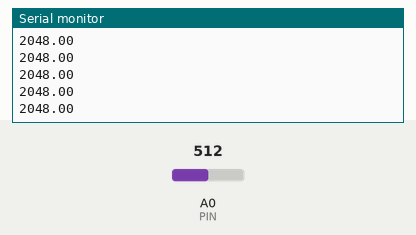
Recording of a sketch running on a simulated Arduino Zero (SAMD21). On the bench: the last lines printed to the serial monitor. The inputs (shaded band) are chosen by the test bench; at power-on: A0 (PIN) = 512 (analog values on the 0–1023 scale).

Above: at 1.2 s.
1.3 s: A0 (PIN) set to 716
At 1.8 s:
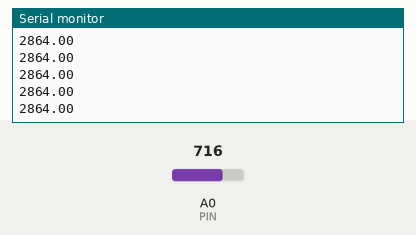
2.8 s: A0 (PIN) set to 900
At 3.3 s:
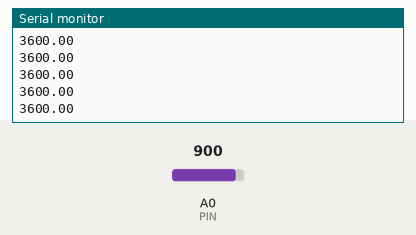
Timing chart, 0 to 5.8 s (numbered marks = the images above; inputs shaded):
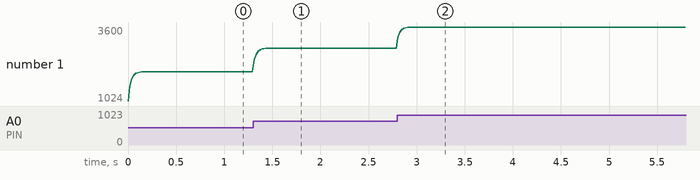

Measured:
- after the input at 1.3 s, the serial monitor: prints a new line at once (image 1)
- after the input at 2.8 s, the serial monitor: prints a new line at once (image 2)
- plotted number 1: 2048 → 2864 after the input at 1.3 s, 2864 → 3600 after the input at 2.8 s

The sketch:

basic_analog_read.ino
```cpp
int PIN = A0;
float val = 0;
float inputVal = 0;

void setup() {
  analogReadResolution(12); // Set analog resolution to 12 bits (default is 10 bits)
  Serial.begin(9600); // Begin serial communication over USB at 9600 baud rate
}

void loop() {
  inputVal = analogRead(PIN); // Read analog value at PIN (0 - 4095)
  val = (inputVal + val)/2; // Smoothing function: look up "exponential moving average"
  Serial.println(val); // Print val through serial port
  delay(20); // 20ms delay so we are not overloading the serial buffer
}
```
